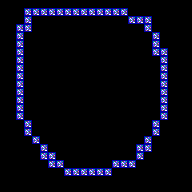

A level layout from a 2D game, rendered from its tile map. Below: a short description, then the map file with its tile-grid data intact:
An orthogonal 24x24 tile map with 8x8 px tiles, 1 tile layer (Tile Layer 1), 2 tilesets.

<map version="1.2" tiledversion="1.3.4" orientation="orthogonal" renderorder="right-down" width="24" height="24" tilewidth="8" tileheight="8" infinite="0" nextlayerid="2" nextobjectid="1">
 <tileset firstgid="1" source="wolftest.tsx" />
 <tileset firstgid="65" source="../wolftest.tsx" />
 <layer id="1" name="Tile Layer 1" width="24" height="24">
  <data encoding="csv">
1,1,1,1,1,1,1,1,1,1,1,1,1,1,1,1,1,1,1,1,1,1,1,1,
1,1,1,67,67,67,67,67,67,67,67,67,67,67,67,67,1,1,1,1,1,1,1,1,
1,1,1,67,1,1,1,1,1,1,1,1,1,1,1,1,67,67,67,1,1,1,1,1,
1,1,67,67,1,1,1,1,1,1,1,1,1,1,1,1,1,1,67,1,1,1,1,1,
1,1,67,1,1,1,1,1,1,1,1,1,1,1,1,1,1,1,1,67,1,1,1,1,
1,1,67,1,1,1,1,1,1,1,1,1,1,1,1,1,1,1,1,67,1,1,1,1,
1,1,67,1,1,1,1,1,1,1,1,1,1,1,1,1,1,1,1,67,67,1,1,1,
1,1,67,1,1,1,1,1,1,1,1,1,1,1,1,1,1,1,1,1,67,1,1,1,
1,1,67,1,1,1,1,1,1,1,1,1,1,1,1,1,1,1,1,1,67,1,1,1,
1,1,67,1,1,1,1,1,1,1,1,1,1,1,1,1,1,1,1,1,67,1,1,1,
1,1,67,1,1,1,1,1,1,1,1,65,65,1,1,1,1,1,1,1,67,1,1,1,
1,1,67,1,1,1,1,1,1,1,65,65,65,65,1,1,1,1,1,1,67,1,1,1,
1,1,67,1,1,1,1,1,1,1,65,65,65,65,1,1,1,1,1,1,67,1,1,1,
1,1,67,1,1,1,1,1,1,1,65,1,1,65,1,1,1,1,1,1,67,1,1,1,
1,1,67,1,1,1,1,1,1,65,65,65,65,65,65,1,1,1,1,1,67,1,1,1,
1,1,1,67,1,1,1,1,1,65,65,65,65,65,65,65,1,1,1,67,1,1,1,1,
1,1,1,67,1,1,1,1,65,65,65,65,65,65,65,65,1,1,1,67,1,1,1,1,
1,1,1,1,67,1,1,1,65,65,65,65,65,65,65,65,1,1,67,1,1,1,1,1,
1,1,1,1,1,67,1,1,1,65,65,65,65,65,65,1,1,67,67,1,1,1,1,1,
1,1,1,1,1,67,67,1,1,65,65,65,65,65,65,1,1,67,1,1,1,1,1,1,
1,1,1,1,1,1,67,67,1,1,65,65,65,65,67,67,67,1,1,1,1,1,1,1,
1,1,1,1,1,1,1,1,67,67,67,67,67,67,1,1,1,1,1,1,1,1,1,1,
1,1,1,1,1,1,1,1,1,1,1,1,1,1,1,1,1,1,1,1,1,1,1,1,
1,1,1,1,1,1,1,1,1,1,1,1,1,1,1,1,1,1,1,1,1,1,1,1
</data>
 </layer>
</map>